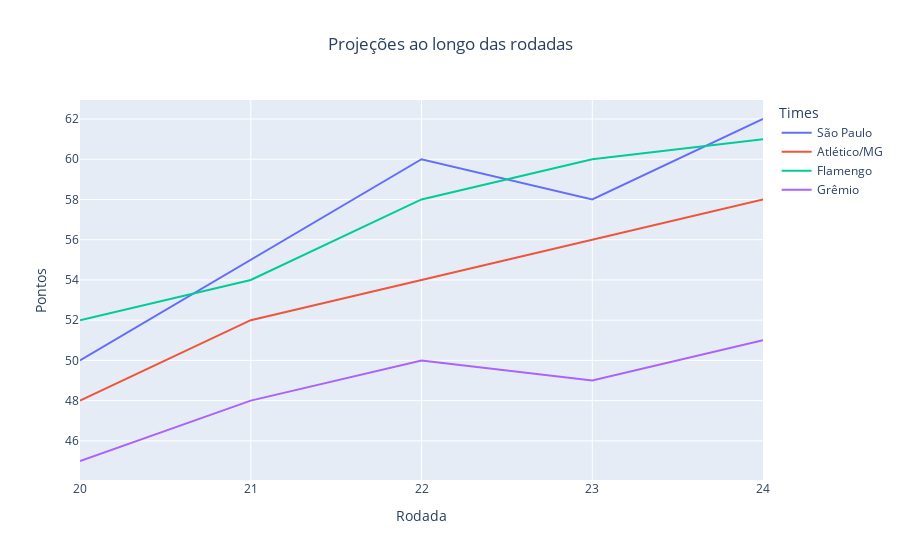

Notebook cell for this chart:
### Code cell
import pandas as pd
import plotly.express as px

# Dummy data para a visualização de futebol

data = {
    'Rodada': list(range(20, 25)),
    'São Paulo': [50, 55, 60, 58, 62],
    'Atlético/MG': [48, 52, 54, 56, 58],
    'Flamengo': [52, 54, 58, 60, 61],
    'Grêmio': [45, 48, 50, 49, 51],
    'Fluminense': [47, 49, 52, 53, 55],
    'Internacional': [46, 47, 49, 48, 50],
    'Palmeiras': [53, 56, 58, 57, 59],
    'Santos': [44, 46, 47, 45, 48]
}

df = pd.DataFrame(data)

fig = px.line(df, x='Rodada', y=['São Paulo', 'Atlético/MG', 'Flamengo', 'Grêmio'],
              title='Projeções ao longo das rodadas', labels={'Rodada': 'Rodada', 'value': 'Pontos'})

fig.update_layout(title_x=0.5, legend_title_text='Times')
fig.update_xaxes(dtick=1)
fig.show()

### Figure 1 — Plotly figure (JSON) as saved in the notebook; plotly's stock layout.template omitted (floating-point values rounded to 4 significant figures)
{"data": [{"hovertemplate": "variable=São Paulo<br>Rodada=%{x}<br>Pontos=%{y}<extra></extra>", "legendgroup": "São Paulo", "line": {"color": "#636efa", "dash": "solid"}, "marker": {"symbol": "circle"}, "mode": "lines", "name": "São Paulo", "orientation": "v", "showlegend": true, "type": "scatter", "x": [20, 21, 22, 23, 24], "xaxis": "x", "y": [50, 55, 60, 58, 62], "yaxis": "y"}, {"hovertemplate": "variable=Atlético/MG<br>Rodada=%{x}<br>Pontos=%{y}<extra></extra>", "legendgroup": "Atlético/MG", "line": {"color": "#EF553B", "dash": "solid"}, "marker": {"symbol": "circle"}, "mode": "lines", "name": "Atlético/MG", "orientation": "v", "showlegend": true, "type": "scatter", "x": [20, 21, 22, 23, 24], "xaxis": "x", "y": [48, 52, 54, 56, 58], "yaxis": "y"}, {"hovertemplate": "variable=Flamengo<br>Rodada=%{x}<br>Pontos=%{y}<extra></extra>", "legendgroup": "Flamengo", "line": {"color": "#00cc96", "dash": "solid"}, "marker": {"symbol": "circle"}, "mode": "lines", "name": "Flamengo", "orientation": "v", "showlegend": true, "type": "scatter", "x": [20, 21, 22, 23, 24], "xaxis": "x", "y": [52, 54, 58, 60, 61], "yaxis": "y"}, {"hovertemplate": "variable=Grêmio<br>Rodada=%{x}<br>Pontos=%{y}<extra></extra>", "legendgroup": "Grêmio", "line": {"color": "#ab63fa", "dash": "solid"}, "marker": {"symbol": "circle"}, "mode": "lines", "name": "Grêmio", "orientation": "v", "showlegend": true, "type": "scatter", "x": [20, 21, 22, 23, 24], "xaxis": "x", "y": [45, 48, 50, 49, 51], "yaxis": "y"}], "layout": {"legend": {"title": {"text": "Times"}, "tracegroupgap": 0}, "title": {"text": "Projeções ao longo das rodadas", "x": 0.5}, "xaxis": {"anchor": "y", "domain": [0, 1], "dtick": 1, "title": {"text": "Rodada"}}, "yaxis": {"anchor": "x", "domain": [0, 1], "title": {"text": "Pontos"}}}}
